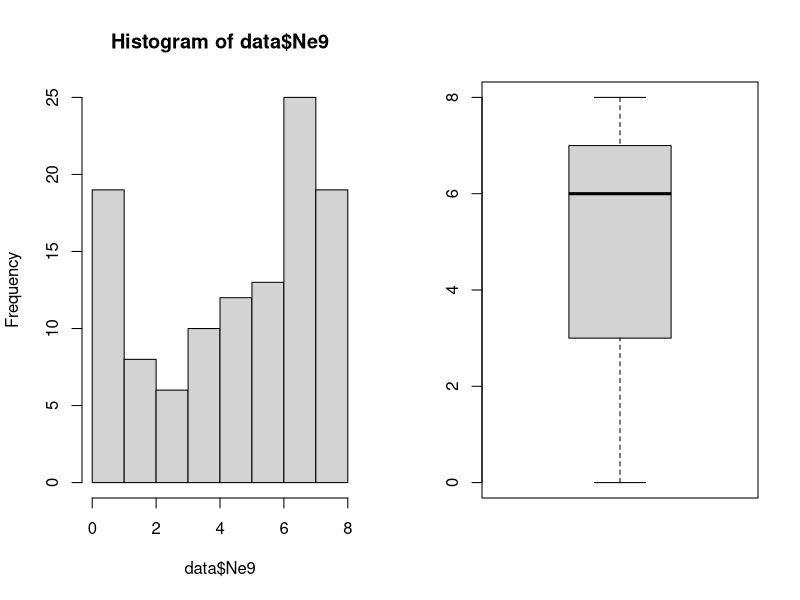

R code for this plot:
data <- read.table("ozone.txt", header = TRUE)
subset(data, T15 > 30)$maxO3v
data2 <- subset(data, pluie == "Sec")
data2[order(-data2$T12), ]

split.screen(1:2) + screen(2) ; boxplot(data$Ne9) ; screen(1) ; hist(data$Ne9)
quantile(data$maxO3, probs = seq(0, 1, 0.1))